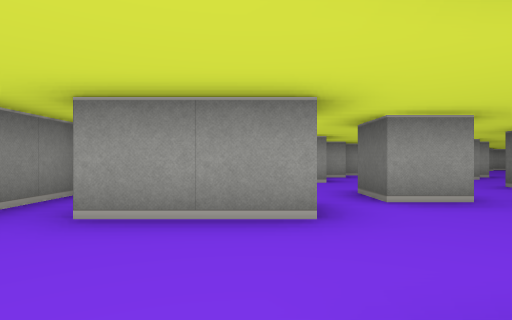
[1] (above)

24 first-person views from a walk through a cub3D level. The camera is about half as high as the walls, looks level and sees 80° across. The floor is counted in squares. Each view is taken from the middle of a square. On the plan, view 1 faces up. The plan holds only what a view shows up to about 9 squares ahead; the rest is blank.

[2]
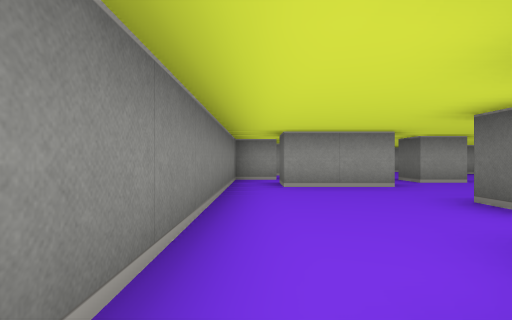

[3]
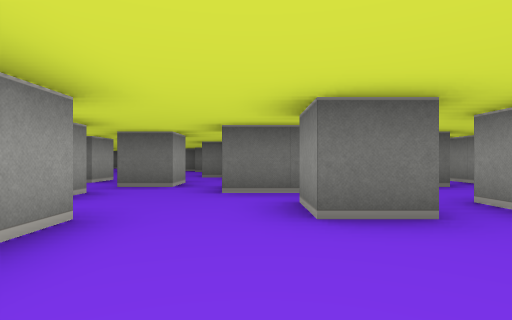

[4]
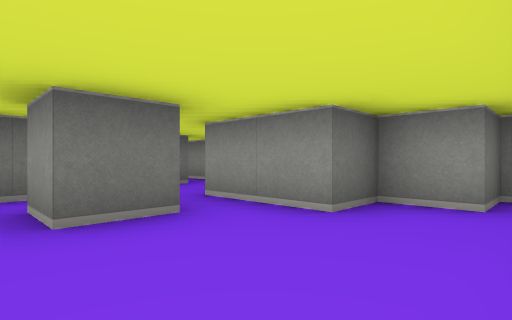

[5]
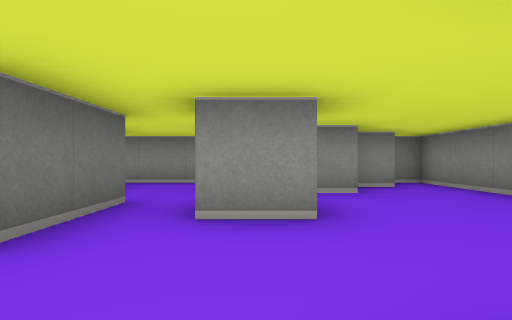

[6]
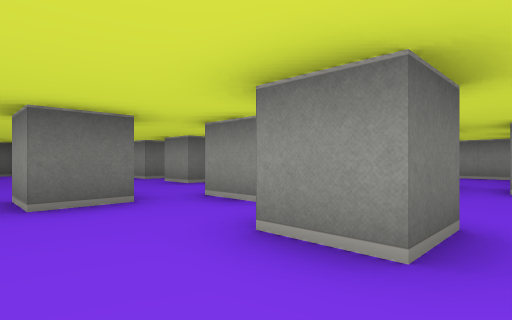

[7]
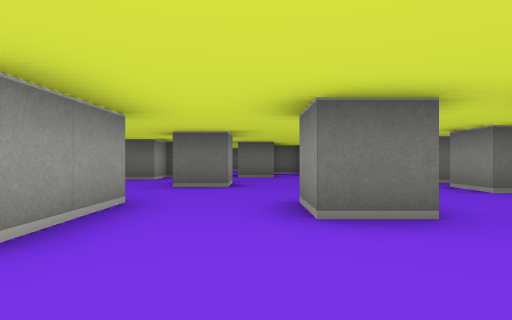

[8]
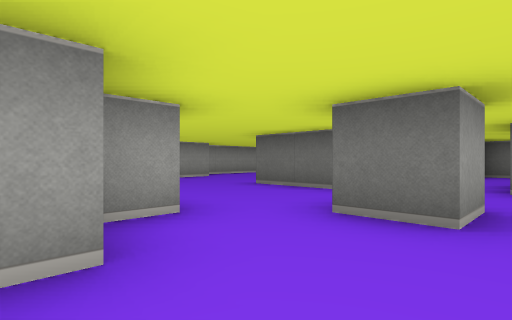

[9]
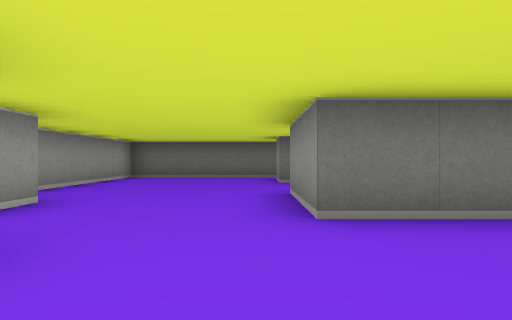

[10]
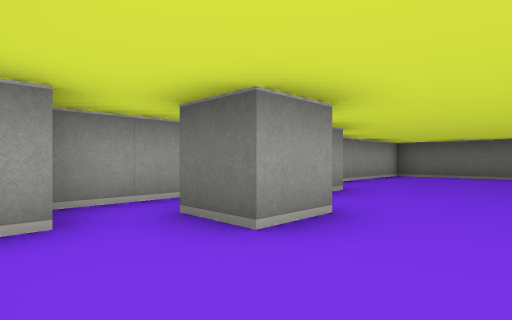

[11]
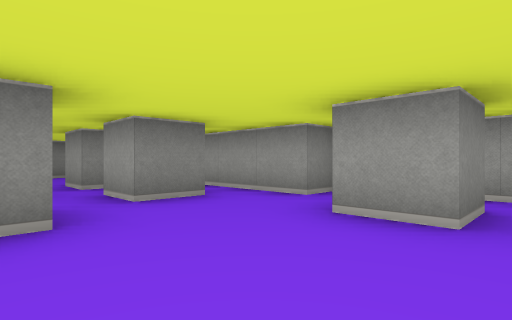

[12]
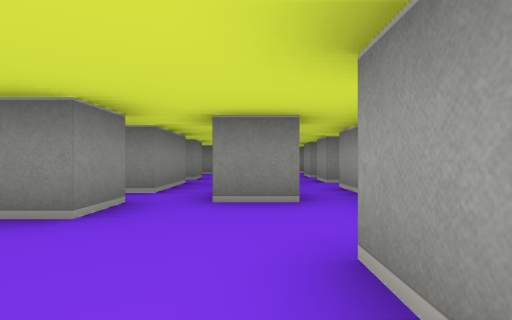

[13]
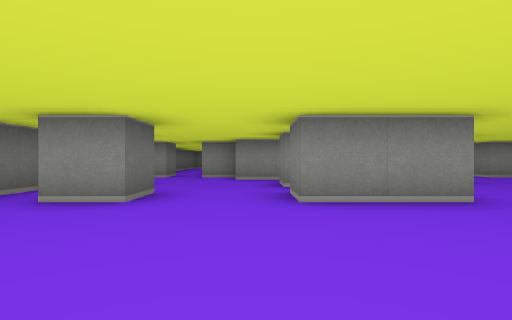

[14]
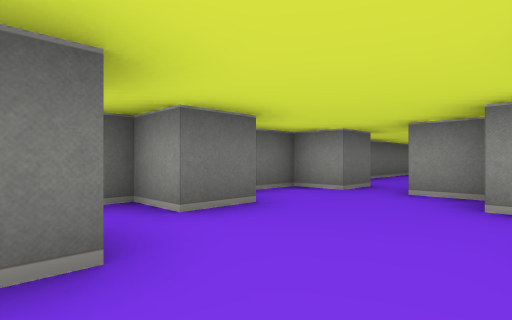

[15]
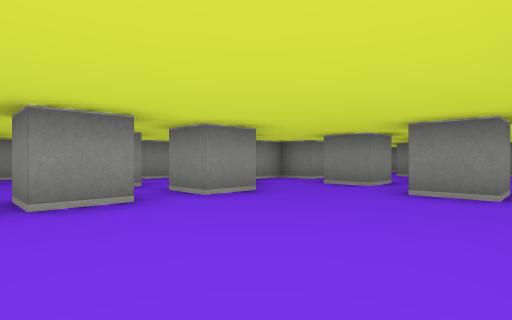

[16]
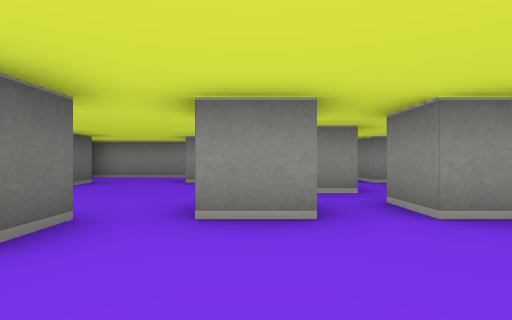

[17]
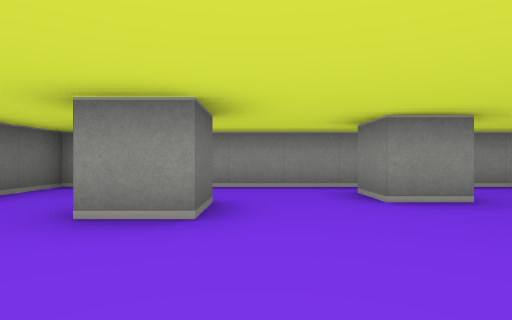

[18]
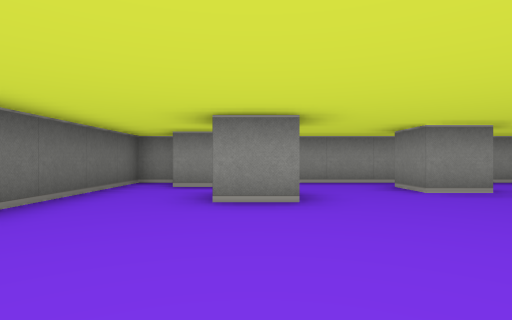

[19]
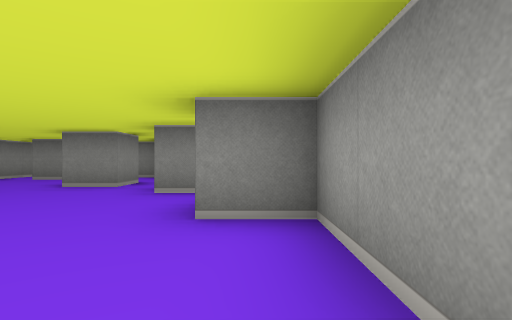

[20]
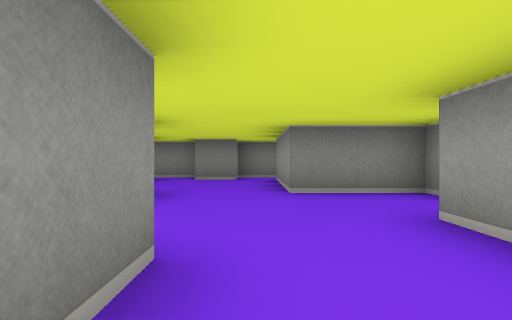

[21]
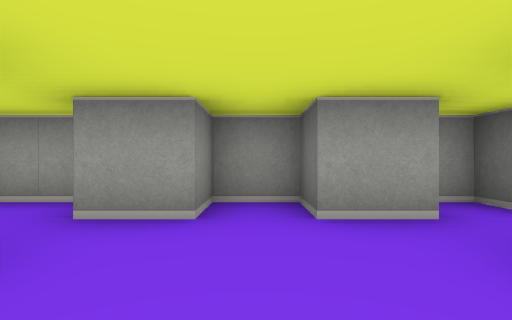

[22]
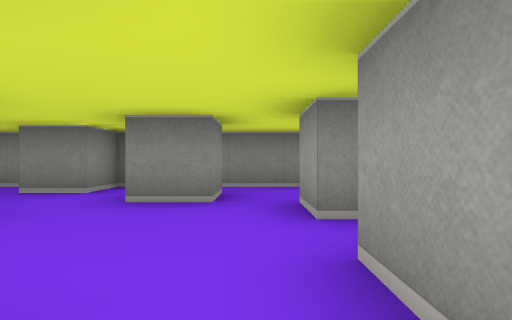

[23]
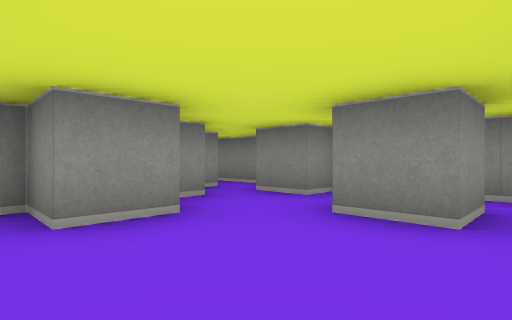

[24]
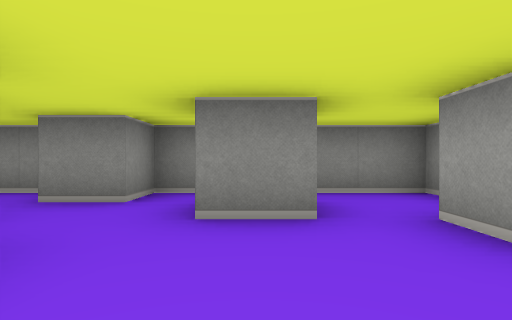

### Floor plan
Key: @ floor where view 1 was taken; # wall or solid block; . floor.
Columns run from 3 left of view 1 to 16 right of it. Each row starts with its distance up from view 1.
 15 ######## ##### #####
 14 #..#.#.###...#.....#
 13 #..........#.......#
 12 #.#...#.#..........#
 11 #..................#
 10 ##..#.##.#...##..#.#
  9 #..####  #...#.....#
  8 #.###..###...##...##
  7 #.###......#.......#
  6 #.............##...#
  5 ##......#......##.##
  4 #....#.........##..
  3 #.##...#......# ...
  2 #.........#.#......#
  1 #.....#.. #........#
  0 #..@#.### .#.......#
 -1 #......# .......#..#
 -2 #..##..# #...#.....#
 -3 #.## ............#.#
 -4 ###  ###############

Positions as (right, up) in squares from view 1, and headings:
1: (0, 0), facing up
2: (-2, -3), facing up
3: (-2, 1), facing right
4: (-2, 1), facing down-right
5: (1, 3), facing down
6: (1, 6), facing down-right
7: (2, 6), facing right
8: (5, 6), facing up-right
9: (7, 11), facing right
10: (6, 11), facing up-right
11: (9, 10), facing up-left
12: (9, 12), facing left
13: (12, 14), facing down
14: (12, 10), facing down-right
15: (10, 6), facing down-left
16: (9, 5), facing down
17: (12, 2), facing down
18: (13, 3), facing down
19: (14, 3), facing left
20: (6, 6), facing left
21: (1, 11), facing up
22: (3, 13), facing left
23: (2, 13), facing down-left
24: (2, 12), facing left
